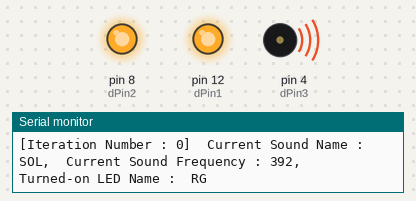
Simulated run of this sketch. Board: Arduino Uno, built with avr-gcc and run on an emulated ATmega328P. On the bench: output pins drawn as LEDs (lit = HIGH), buzzer (waves = sounding), the last lines printed to the serial monitor.

Above: at 0.5 s.
At 8.8 s:
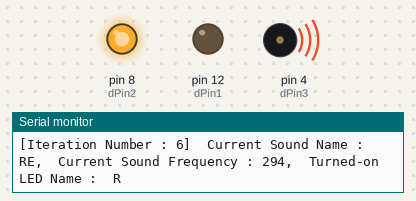
At 25.4 s:
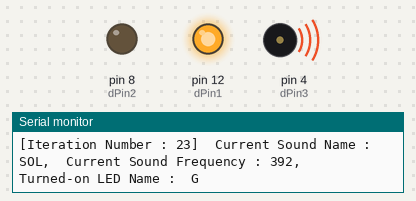
At 33.3 s:
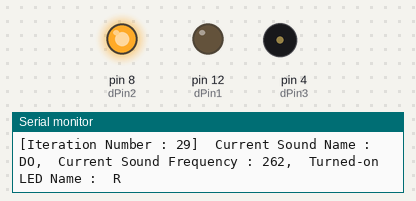
At 41.8 s:
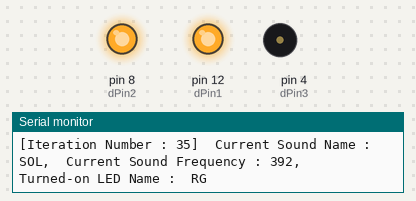
At 43.3 s:
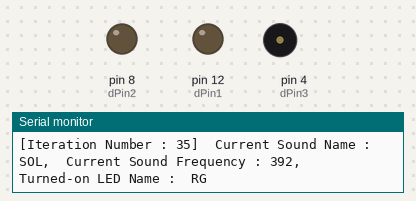
Timing chart, 0 to 50.7 s (numbered marks = the images above):
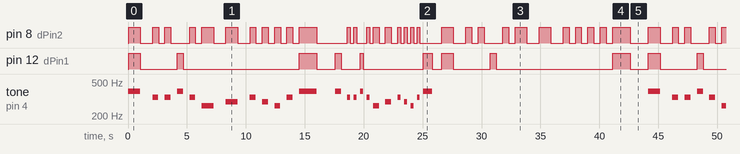

Measured:
- by itself, pin 8 (dPin2): moves between LOW and HIGH, repeating every 44.1 s
- by itself, tone on pin 4 (dPin3): plays 392 Hz for 1.0 s, 330 Hz for 0.50 s, 330 Hz for 0.50 s, 392 Hz for 0.50 s, 330 Hz for 0.50 s, 262 Hz for 1.0 s … (72 notes in this stretch)
- by itself, pin 12 (dPin1): repeats every 44.1 s: LOW 3.1 s, HIGH 0.50 s, LOW 9.9 s, HIGH 1.5 s, LOW 1.5 s, HIGH 0.50 s, LOW 1.6 s, HIGH 0.25 s, LOW 5.1 s, HIGH 0.75 s, LOW 0.80 s, HIGH 1.0 s, LOW 3.1 s, HIGH 0.50 s, LOW 9.9 s, HIGH 1.5 s, LOW 1.5 s, HIGH 1.0 s

The sketch:

embed_201901723_gaeunchoi_code.ino
```cpp
/*
 * Midterm Title : Mountain Rabbits Mini Auto Piezo Speaker
 * Student No : 201901723
 * Student Name : 최가은
 * Writing Date : 2022.10.30(일) ~ 2022.11.01.(화)
*/

#define dPin1 12 // Green LED
#define dPin2 8 // Red LED
#define dPin3 4 // Piezo Speaker

// 이전 과제에서 선언한 것 사용
enum DoReMi {DO = 0, RE, MI, FA, SOL, RA, SI, DO1};
int melody[8] = {262, 294, 330, 349, 392, 440, 494, 523};
int Rabbits[] = {SOL, MI, MI, SOL, MI, DO, RE, MI, RE, DO, MI, SOL};
int beats[]={1000, 500, 500, 500, 500, 1000, 1000, 500, 500, 500, 500, 1500};
unsigned long cnt = 0;

// Current Sound Name 출력을 위해 새로 선언한 문자열
String NoteOfRabbits[] = {"SOL", "MI", "MI", "SOL", "MI", "DO", "RE", "MI", "RE", "DO", "MI", "SOL"};

// LED ON/OFF를 위한 함수 작성 -> 중복을 줄이기 위해 선언
void turnOnOffLed(int b, int fn){                    // b = beats, fn = FrequencyNumber
  if(fn >= 392 && fn % 2 == 0){
    if(b >= 1000){                                   // Green & Red LED 조건 -> Green 조건을 만족하면서 1000ms 이상이면
      Serial.println("RG");                          // 켜지는 LED 이름 출력
      digitalWrite(dPin1, HIGH);
      digitalWrite(dPin2, HIGH);
      delay(b);
      digitalWrite(dPin1, LOW);
      digitalWrite(dPin2, LOW);
      delay(b);
    } else {                                         // Green LED 조건 -> 제일 큰 if문만 만족하고 1000ms가 넘지 않으면
      Serial.println("G");
      digitalWrite(dPin1, HIGH);
      delay(b);
      digitalWrite(dPin1, LOW);
      delay(b);
    }
  } else {                                           // Red LED 조건
     Serial.println("R");                            // 켜지는 LED 이름 출력
     digitalWrite(dPin2, HIGH);
     delay(b);
     digitalWrite(dPin2, LOW);
     delay(b);
  }
}

void displayInfo(int iter){
  Serial.print("[Iteration Number : ");
  Serial.print(12*cnt + iter);                       // Iteration Number 출력
  Serial.print("]  Current Sound Name : ");
  Serial.print(NoteOfRabbits[iter]);                 // Current Sound Name 출력
  Serial.print(",  Current Sound Frequency : ");
  Serial.print(melody[Rabbits[iter]]);               // Sound Frequency 출력
  Serial.print(",  Turned-on LED Name :  ");
}

void setup() {
  Serial.begin(9600);
  pinMode(dPin1, OUTPUT);
  pinMode(dPin2, OUTPUT);
  pinMode(dPin3, OUTPUT);
}

void loop() {
  while(true){
    if(cnt % 3 == 0){                                // first 12 notes
      for(int i = 0 ; i < 12 ; i++){
        displayInfo(i);
        tone(dPin3, melody[Rabbits[i]], beats[i]);  // Piezo Speaker 출력

        turnOnOffLed(beats[i], melody[Rabbits[i]]);
      }
    } else if(cnt % 3 == 1){                         // second 12 notes
      for(int i = 0 ; i < 12 ; i++){
        displayInfo(i);
        tone(dPin3, melody[Rabbits[i]], (int)beats[i]/2);

        turnOnOffLed((int)beats[i]/2, melody[Rabbits[i]]);
      }
    } else {                                         // play the melody silently
      for(int i = 0 ; i < 12 ; i++){
        displayInfo(i);

        turnOnOffLed(beats[i], melody[Rabbits[i]]);
      }
    }
    cnt++;
  }
}
```
